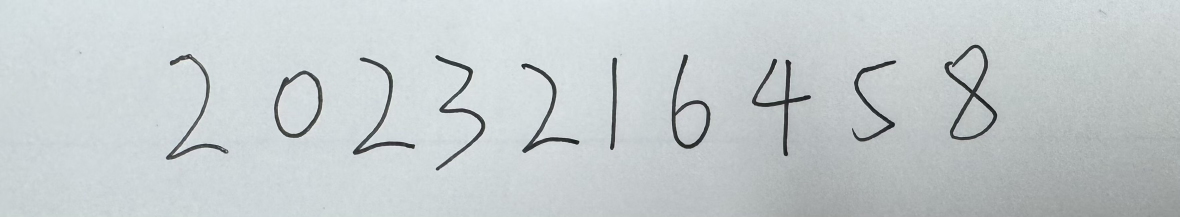
#> input picture 实验三/my_id.jpg, 3540 x 650 px (shown at 1/3 size)
$ jupyter execute --allow-errors '实验三.ipynb'
#> lines starting #> are read from the running program, lines starting #| are printed output that depends on the picture; after the words box and inside, x2 and y2 are one past the last pixel; in counts of white or black regions, pixels touching at a corner belong together
### 课程实验三：学号识别

- 任务输入：学号照片
- 任务输出：学号数字序列
- 训练集：MNIST（本地已缓存）
- 目标：构建并训练手写数字识别模型，完成学号照片的数字识别与可视化分析。

#### 整体思路与数据准备
训练：使用 MNIST 28×28 训练轻量 CNN。
推理：与 predict_id.py 相同的 OpenCV 流程——灰度+高斯模糊→Otsu 二值/可选反色→形态学闭操作去噪→Canny 行列投影粗裁剪→轮廓外接矩形分割，若轮廓不足则列投影切分连体→裁空白、方形填充、缩放到 28×28→按 MNIST 均值方差归一化→模型逐位预测并可视化。

[cell 1]
# 依赖引入与运行环境设置
import os, time, random, math
import numpy as np
import torch
import torch.nn as nn
import torch.optim as optim
from torch.utils.data import DataLoader, random_split
from torchvision import datasets, transforms
import matplotlib.pyplot as plt
from sklearn.metrics import classification_report, confusion_matrix
from PIL import Image
import cv2

torch.manual_seed(42)
#> (this line was passed over: torch is not available in this run)
#> further down, original_img is the input picture: PIL image 3540x650 RGB; mean R, G, B 196.9, 203.7, 205.6
np.random.seed(42)
random.seed(42)
#> (the rest of this cell did not finish here and is left out)

#### MNIST 加载与划分策略
使用本地缓存的 MNIST，按 9:1 划分验证集，统一标准化。

#> (a cell that did not finish here is left out)

#### 样本可视化与分布检查
查看样本与像素分布，确认灰度范围。

[cell 3]
# 可视化样本与像素分布
fig, axes = plt.subplots(2, 5, figsize=(8, 4))
#> (the rest of this cell did not finish here and is left out)

#### 模型结构设计
两层卷积+BN+池化的轻量 CNN，末端全连接输出 10 类。

[cell 4]
# 定义轻量 CNN 模型并统计可训参数
class MNISTCNN(nn.Module):
    def __init__(self):
        super().__init__()
        self.features = nn.Sequential(
            nn.Conv2d(1, 32, kernel_size=3, padding=1),
            nn.ReLU(),
            nn.BatchNorm2d(32),
            nn.MaxPool2d(2),
            nn.Conv2d(32, 64, kernel_size=3, padding=1),
            nn.ReLU(),
            nn.BatchNorm2d(64),
            nn.MaxPool2d(2)
        )
        self.classifier = nn.Sequential(
            nn.Flatten(),
            nn.Dropout(0.2),
            nn.Linear(64 * 7 * 7, 128),
            nn.ReLU(),
            nn.Dropout(0.2),
            nn.Linear(128, 10)
        )

    def forward(self, x):
        x = self.features(x)
        return self.classifier(x)

def count_params(model):
    return sum(p.numel() for p in model.parameters() if p.requires_grad)

#> (the rest of this cell did not finish here and is left out)

#### 训练超参与优化器
交叉熵 + Adam + 余弦退火，小权重衰减防过拟合。

[cell 5]
# 训练超参与优化器/调度器设置
epochs = 8
#> (the rest of this cell did not finish here and is left out)

#### 训练/验证循环与指标记录
封装单轮训练/验证，记录 loss/acc 并保存最佳模型。

[cell 6]
# 训练与验证循环，记录指标，保存最佳权重
# [19 lines left out: function run_one_epoch, not called in this run]

history = {"train_loss": [], "val_loss": [], "train_acc": [], "val_acc": []}
best_val_acc = 0.0

#> (the rest of this cell did not finish here and is left out)

#### 学习曲线可视化
绘制训练/验证损失与准确率曲线，观察收敛。

[cell 7]
# 绘制训练/验证 loss、acc 曲线
epochs_axis = range(1, epochs + 1)
plt.figure(figsize=(10, 4))
plt.subplot(1, 2, 1)
#> (the rest of this cell did not finish here and is left out)

#### 测试集评估与报告
加载最佳权重，输出分类报告。

#> (a cell that did not finish here is left out)

#### 混淆矩阵可视化
展示类别混淆情况。

#> (a cell that did not finish here is left out)

#### 学号图片预处理与分割策略（与 predict_id.py 一致）
OpenCV 流程：灰度+高斯模糊→Otsu 二值/反色→形态学闭操作→Canny 行列投影粗定位→轮廓外接矩形分割，若轮廓不足则列投影切分连体→裁空白、方形填充、缩放到 28×28 → MNIST 均值方差归一化。可通过 invert/min_area/pad/min_width 参数微调。

[cell 10]
# 学号图片分割预处理（与 predict_id.py 一致）
def segment_id_image(path, invert=True, min_area=60, pad=6, min_width=8):
    """
    OpenCV 分割流程：灰度+高斯模糊→Otsu 二值/反色→形态学闭操作→Canny 行列投影粗裁剪→轮廓外接矩形分割；
    若轮廓不足则列投影切分连体。每段裁空白、方形填充、缩放到 28×28，并按 MNIST 均值方差归一化。
    参数可调：invert、min_area、pad、min_width。
    """
#> called with path = 'my_id.jpg', invert = True, min_area = 60, pad = 6, min_width = 8
    img = cv2.imread(path, cv2.IMREAD_GRAYSCALE)
#> img: shape (650, 3540); min 6, max 255, mean 202
    if img is None:
        raise FileNotFoundError(f"File not found: {path}")
    blur = cv2.GaussianBlur(img, (5, 5), 0)
    thresh_mode = cv2.THRESH_BINARY_INV if invert else cv2.THRESH_BINARY
    _, binary = cv2.threshold(blur, 0, 255, thresh_mode + cv2.THRESH_OTSU)
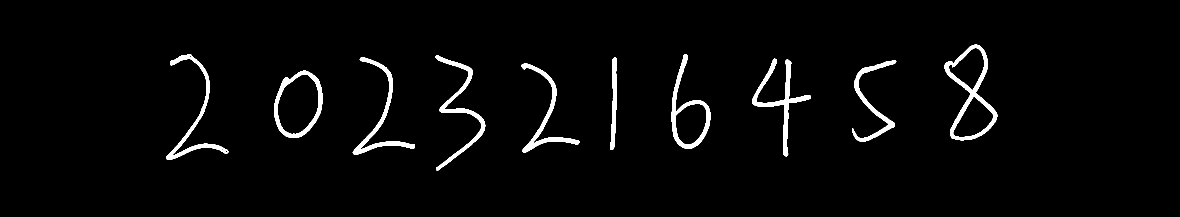
#> binary: shape (650, 3540) (shown at 1/3 size); 2.7% white; 10 white regions, largest, box (x1, y1, x2, y2) and area: (2833, 134, 2992, 421) 8703, (2256, 176, 2433, 469) 7270, (1306, 166, 1456, 511) 6647
    binary = cv2.morphologyEx(binary, cv2.MORPH_CLOSE, np.ones((3, 3), np.uint8), iterations=1)
#> binary: shape (650, 3540); 2.7% white; 10 white regions, largest, box (x1, y1, x2, y2) and area: (2833, 134, 2992, 421) 8714, (2256, 176, 2433, 469) 7270, (1306, 166, 1456, 511) 6649
    edges = cv2.Canny(blur, 100, 200)
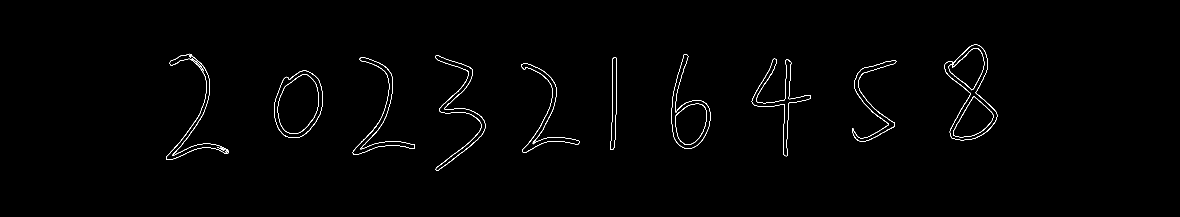
#> edges: shape (650, 3540) (shown at 1/3 size); 0.57% white in thin lines or dots, all inside (x1, y1, x2, y2) = (498, 134, 2992, 512)
    # 行列投影粗定位，裁掉多余背景
    rows_on = np.where(edges.sum(axis=1) > 0)[0]
#> rows_on = 378 values from 134 to 511
    cols_on = np.where(edges.sum(axis=0) > 0)[0]
#> cols_on = 1453 values from 498 to 2991
    if rows_on.size and cols_on.size:
        y0, y1 = rows_on[[0, -1]]
#> y0 = 134; y1 = 511
        x0, x1 = cols_on[[0, -1]]
#> x0 = 498; x1 = 2991
        binary = binary[max(0, y0 - 5):min(img.shape[0], y1 + 5), max(0, x0 - 5):min(img.shape[1], x1 + 5)]
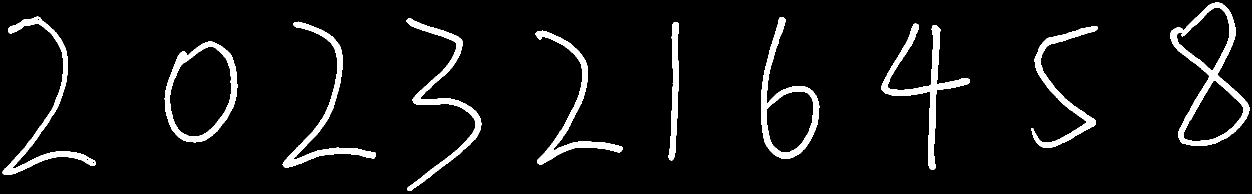
#> binary: shape (387, 2503) (shown at 1/2 size); 6.4% white; 10 white regions
    contours, _ = cv2.findContours(binary, cv2.RETR_EXTERNAL, cv2.CHAIN_APPROX_SIMPLE)
#> contours = 10 contours; largest, box (x1, y1, x2, y2) and area: (2340, 5, 2499, 292) 24158, (329, 83, 475, 285) 22042, (1522, 35, 1639, 317) 14765, (1763, 47, 1940, 340) 6696, (813, 37, 963, 382) 6122
    boxes = []
    for c in contours:
        x, y, w, h = cv2.boundingRect(c)
        if w * h < min_area or h < 8:
            continue
        boxes.append((x, y, w, h))
#> this loop made 10 passes
#> (x, y, w, h) on passes 1 to 10: (329, 83, 146, 202), (1071, 61, 174, 269), (2063, 52, 133, 244), (1763, 47, 177, 293), (1337, 44, 21, 277), (565, 43, 187, 292), (813, 37, 150, 345), (1522, 35, 117, 282), (5, 33, 187, 317), (2340, 5, 159, 287)
#> after the loop, boxes = [(329, 83, 146, 202), (1071, 61, 174, 269), (2063, 52, 133, 244), (1763, 47, 177, 293), (1337, 44, 21, 277), (565, 43, 187, 292), (813, 37, 150, 345), (1522, 35, 117, 282), (5, 33, 187, 317), (2340, 5, 159, 287)]
    boxes = sorted(boxes, key=lambda b: b[0])
#> boxes = [(5, 33, 187, 317), (329, 83, 146, 202), (565, 43, 187, 292), (813, 37, 150, 345), (1071, 61, 174, 269), (1337, 44, 21, 277), (1522, 35, 117, 282), (1763, 47, 177, 293), (2063, 52, 133, 244), (2340, 5, 159, 287)]

    # 若轮廓不足，按列投影切分连体字符
    # [13 lines left out: function split_by_projection, not called in this run]

    norm = transforms.Normalize((0.1307,), (0.3081,))
    processed = []
    if boxes:
        segments = [(x, y, x + w, y + h) for x, y, w, h in boxes]
    else:
        segments = [(l, 0, r, binary.shape[0]) for l, r in split_by_projection(binary)]

    for x0, y0, x1, y1 in segments:
        x0 = max(0, x0 - pad)
        y0 = max(0, y0 - pad)
        x1 = min(binary.shape[1], x1 + pad)
        y1 = min(binary.shape[0], y1 + pad)
        digit = binary[y0:y1, x0:x1]
        if digit.sum() == 0:
            continue
        rows = digit.sum(axis=1) > 0
        cols = digit.sum(axis=0) > 0
        digit = digit[rows][:, cols]
        h, w = digit.shape
        side = max(h, w) + 8
        canvas = np.zeros((side, side), dtype=np.uint8)
        y_off = (side - h) // 2
        x_off = (side - w) // 2
        canvas[y_off:y_off + h, x_off:x_off + w] = digit
        pil = Image.fromarray(canvas)
        pil = pil.resize((28, 28), Image.BILINEAR)
        tensor = transforms.ToTensor()(pil)
        tensor = norm(tensor)
        processed.append((pil, tensor))
    return processed

print("Segmentation helper ready. Example usage: segment_id_image('my_id.jpg')")

#### 学号预测与展示（与 predict_id.py 同步）
默认使用 `my_id.jpg`，可改路径；分割参数与脚本一致，可按需调整。

[cell 11]
# 调用分割与模型推理学号，并可视化每位预测结果
# [8 lines left out: function predict_digits, not called in this run]

id_path = 'my_id.jpg'
original_img = Image.open(id_path)
plt.figure(figsize=(8, 4))
plt.imshow(original_img)
plt.title(f'Original Image: {id_path}')
plt.axis('off')
plt.show() # 显示原图
#> (the rest of this cell did not finish here and is left out)
